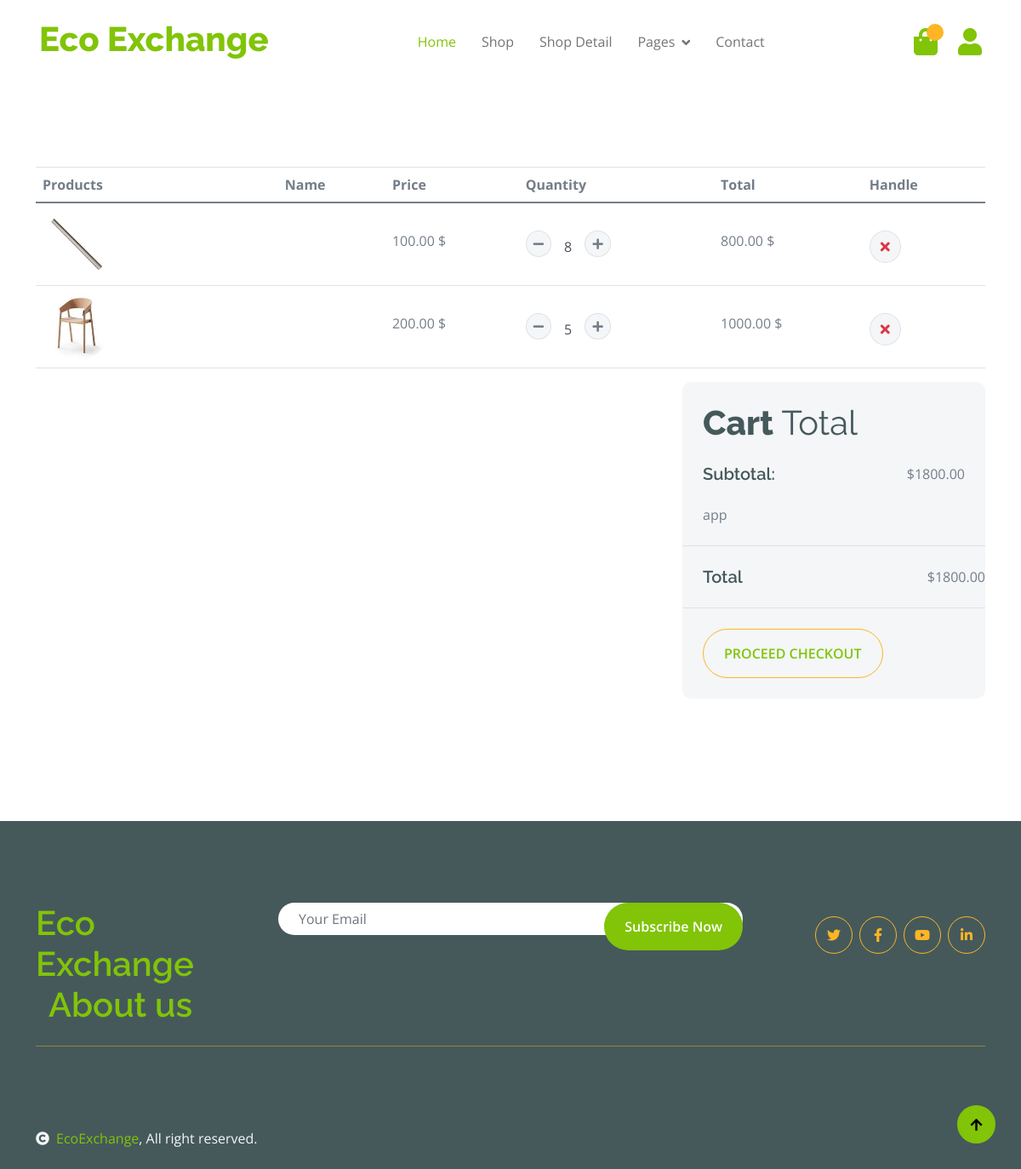
/cart_detail/ (signed in), run on an earlier commit of the app's database.
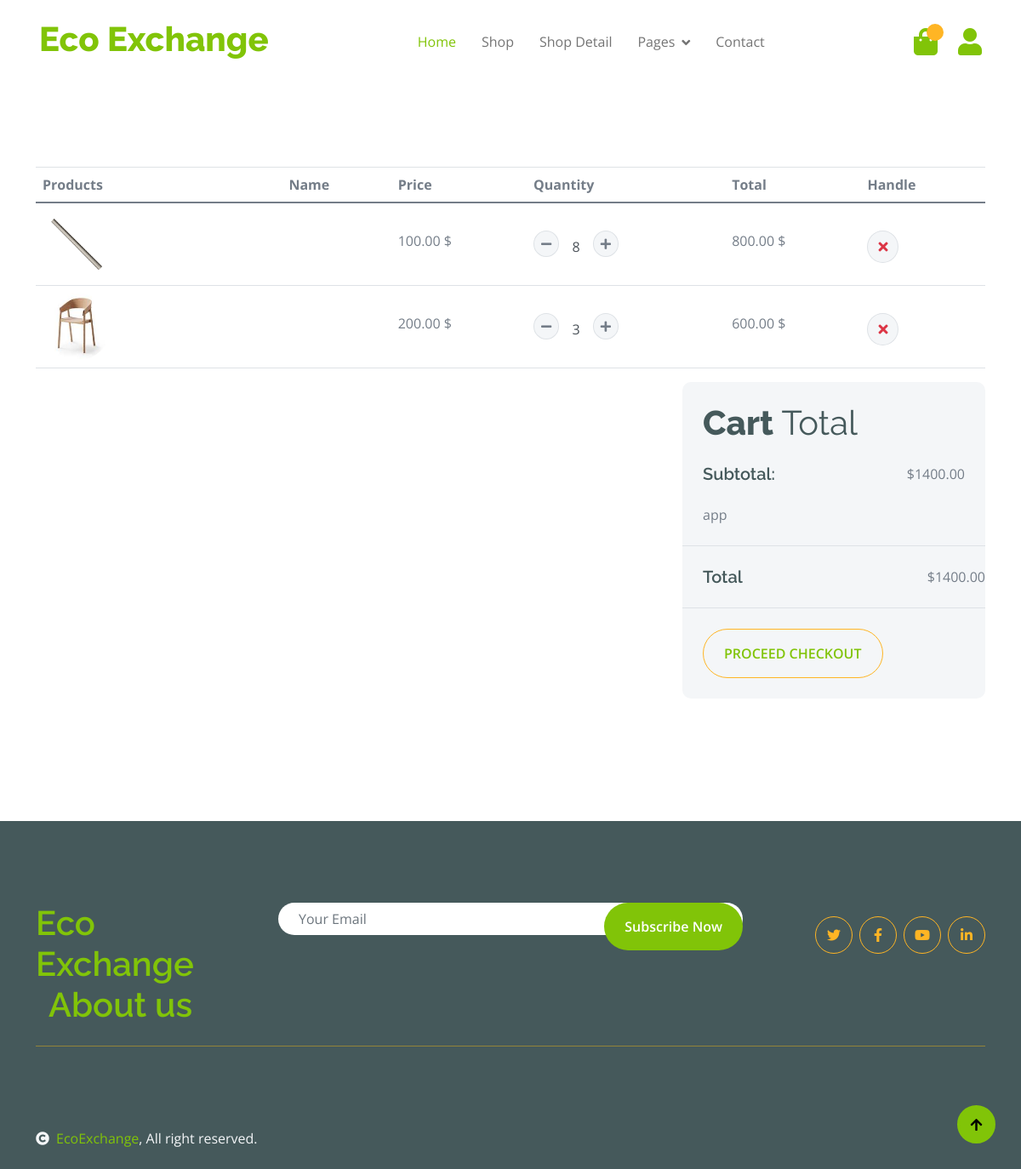
And on a later commit of the database.
### product/models.py (models this page shows, shortened)
class CartItem(models.Model):
    user = models.ForeignKey(Member, on_delete=models.CASCADE)
    product = models.ForeignKey(Product, on_delete=models.CASCADE,related_name='cart')
    quantity = models.PositiveIntegerField(default=1)
    added_at = models.DateTimeField(auto_now_add=True)
    is_available = models.BooleanField(default=True)
    class Meta:
        unique_together = ('user', 'product')
    def __str__(self):
        return f"{self.quantity} of {self.product.product_name} for {self.user.username}"
    def get_total_price(self):
        return self.quantity * self.product.price

class Product(models.Model):
    CATEGORY_CHOICES = [
        ('PAPER', 'Paper'),
        ('PLASTIC', 'Plastic'),
        ('GLASS', 'Glass'),
        ('METAL', 'Metal'),
        ('ELECTRONICS', 'Electronics'),
        ('ORGANIC', 'Organic'),
        ('TEXTILES', 'Textiles'),
        ('BATTERIES', 'Batteries'),
        ('WOOD', 'Wood'),
        ('RUBBER', 'Rubber'),
        ('MIXED_MATERIALS', 'Mixed Materials'),
    ]
    product_id = models.AutoField(primary_key=True)
    product_name = models.CharField(max_length=255)
    product_description = models.TextField()
    image = models.ImageField(upload_to='img/')
    quantity = models.IntegerField()
    price = models.DecimalField(max_digits=10, decimal_places=2)
    category = models.CharField(max_length=50, choices=CATEGORY_CHOICES)
    user = models.ForeignKey(Member, on_delete=models.CASCADE)

### product/views.py (the view)
@login_required
def cart_detail(request):
    try:
        member = Member.objects.get(username=request.user.username)
    except Member.DoesNotExist:
        member = None
    if member:
        cart_items = CartItem.objects.filter(user=member)
        print("Cart items queryset:", cart_items.query)  # Print the SQL query for debugging
        print("Cart items:", list(cart_items))  # Print the cart items
        total_price = sum(item.get_total_price() for item in cart_items if item.is_available)
        print("Total price:", total_price)
    else:
        cart_items = []
        total_price = 0
        print("Member not found for the user")
    return render(request, 'product/cart_detail.html', {'cart_items': cart_items, 'total_price': total_price})

### product/templates/product/cart_detail.html (shortened to what this page needs)
{% extends 'product/base.html' %}
{% load static %}
{% block body %}
<div class="container-fluid py-5">
    <div class="container py-5">
        <div class="table-responsive">
            <table class="table">
                <thead>
                    <tr>
                        <th scope="col">Products</th>
                        <th scope="col">Name</th>
                        <th scope="col">Price</th>
                        <th scope="col">Quantity</th>
                        <th scope="col">Total</th>
                        <th scope="col">Handle</th>
                    </tr>
                </thead>
                <tbody id="cart-items">
                    {% for item in cart_items %}
                    <tr id="item-{{ item.id }}">
                        <th scope="row">
                            <div class="d-flex align-items-center">
                                <img src="{{ item.product.image.url }}" class="img-fluid me-5 rounded-circle" style="width: 80px; height: 80px;" alt="{{ item.product.name }}">
                            </div>
                        </th>
                        <td>
                        </td>
                        <td>
                            <p class="mb-0 mt-4">{{ item.product.price }} $</p>
                        </td>
                        <td>
                            <div class="input-group quantity mt-4" style="width: 100px;">
                                <div class="input-group-btn">
                                    <button class="btn btn-sm btn-minus rounded-circle bg-light border" data-action="decrement" data-item-id="{{ item.id }}">
                                        <i class="fa fa-minus"></i>
                                    </button>
                                </div>
                                <input type="text" class="form-control form-control-sm text-center border-0" value="{{ item.quantity }}" id="quantity-{{ item.id }}">
                                <div class="input-group-btn">
                                    <button class="btn btn-sm btn-plus rounded-circle bg-light border" data-action="increment" data-item-id="{{ item.id }}">
                                        <i class="fa fa-plus"></i>
                                    </button>
                                </div>
                            </div>
                        </td>
                        <td>
                            <p class="mb-0 mt-4" id="total-{{ item.id }}">{{ item.get_total_price }} $</p>
                        </td>
                        <td>
                            <button class="btn btn-md rounded-circle bg-light border mt-4" data-action="delete" data-item-id="{{ item.id }}">
                                <i class="fa fa-times text-danger"></i>
                            </button>
                        </td>
                    </tr>
                    {% endfor %}
                </tbody>
            </table>
        </div>
        <div class="row g-4 justify-content-end">
            <div class="col-8"></div>
            <div class="col-sm-8 col-md-7 col-lg-6 col-xl-4">
                <div class="bg-light rounded">
                    <div class="p-4">
                        <h1 class="display-6 mb-4">Cart <span class="fw-normal">Total</span></h1>
                        <div class="d-flex justify-content-between mb-4">
                            <h5 class="mb-0 me-4">Subtotal:</h5>
                            <p class="mb-0" id="subtotal">${{ total_price }}</p>
                        </div>
                        app
                    </div>
                    <div class="py-4 mb-4 border-top border-bottom d-flex justify-content-between">
                        <h5 class="mb-0 ps-4 me-4">Total</h5>
                        <p class="mb-0" id="total">${{ total_price }}</p>
                    </div>
                    <button class="btn border-secondary rounded-pill px-4 py-3 text-primary text-uppercase mb-4 ms-4" type="button">Proceed Checkout</button>
                </div>
            </div>
        </div>
    </div>
</div>
{% endblock %}

What changed in the data, as far as the page shows it:
changed CartItem (number 2 of 2 on the later page): quantity "5" → "3"; get_total_price "1000.00" → "600.00"
Also different on the page:
{{ total_price }}: "1800.00" → "1400.00"
